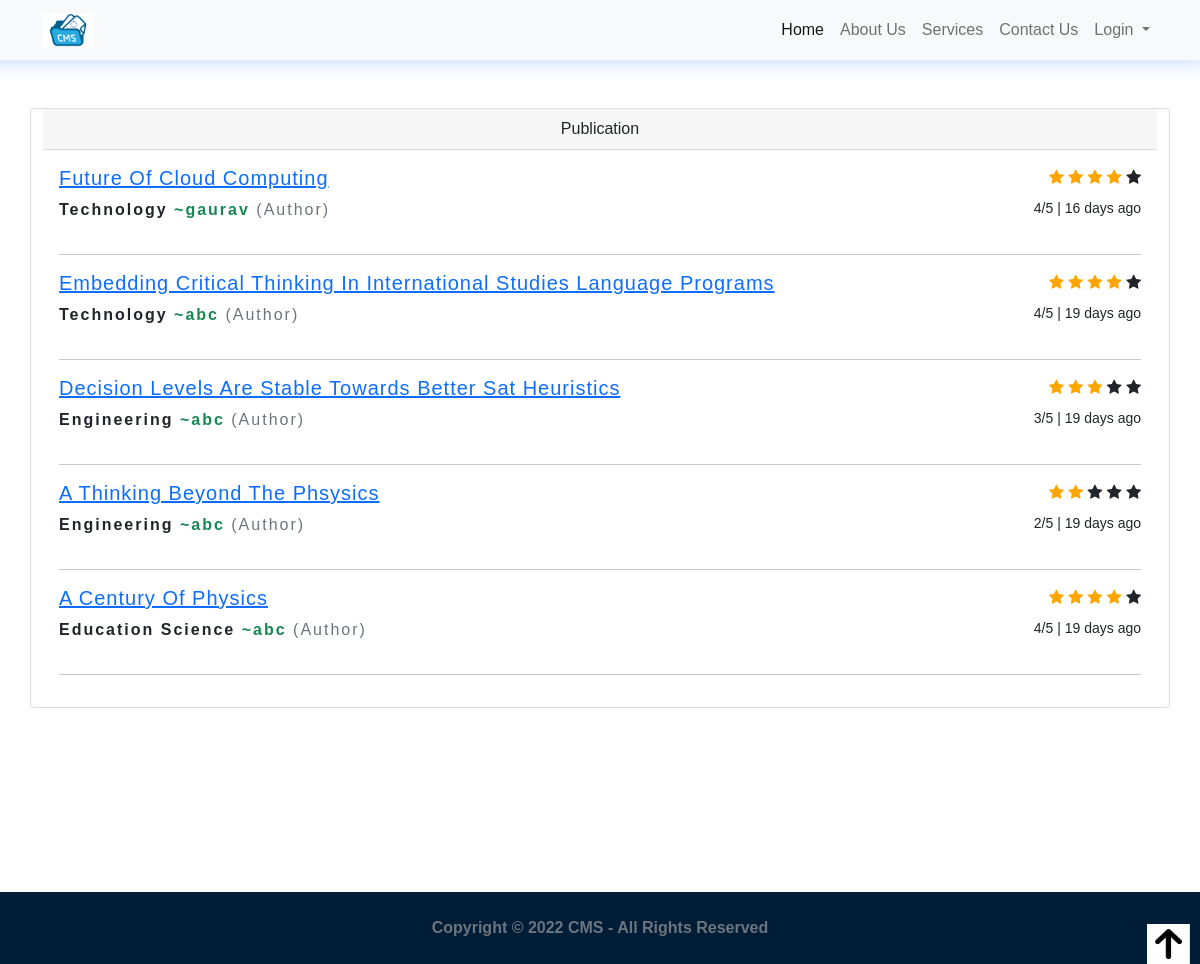
Page /view-publish/ on the earlier database version.
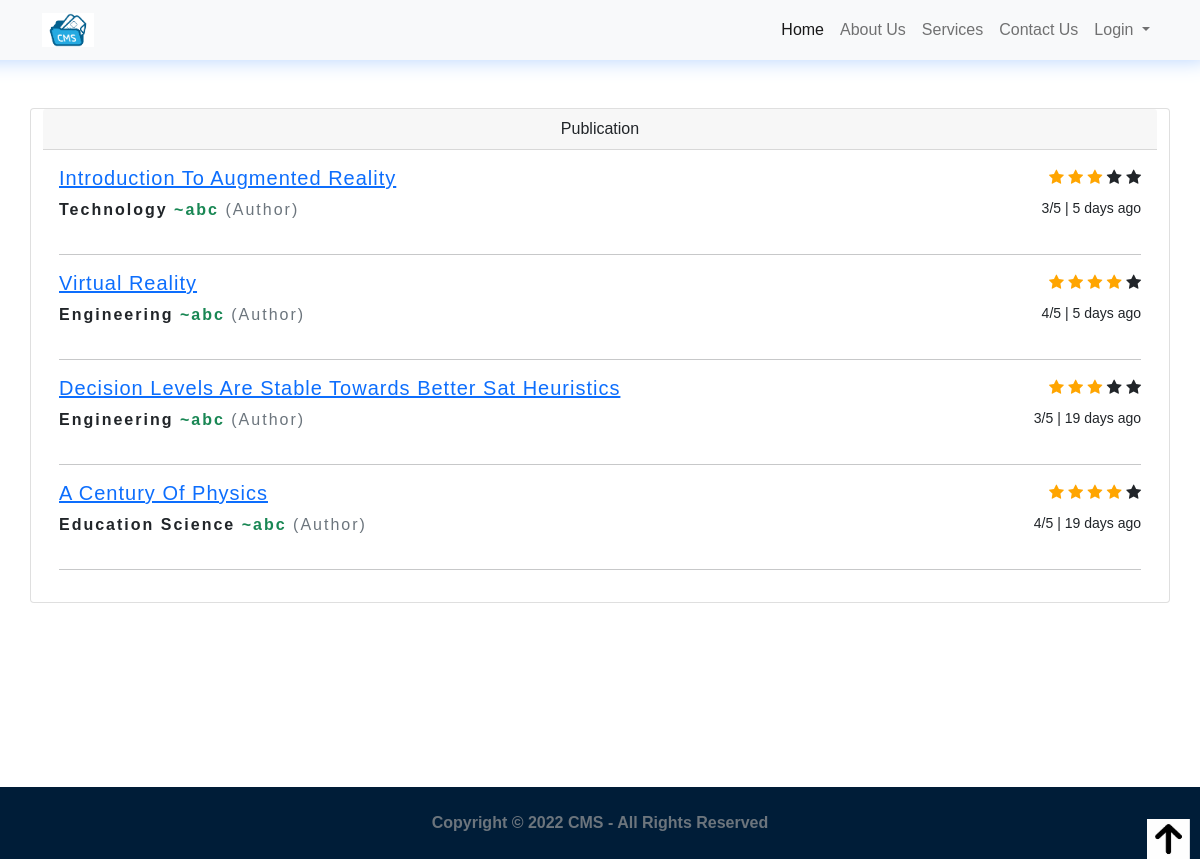
Same page on the later database version.
### core/models.py (models this page shows, shortened)
class Paper(models.Model):
	title = models.CharField(max_length=100)
	description = models.CharField(max_length=200)
	status = models.CharField(max_length=30,default='Submitted')
	file = models.FileField(upload_to='author_files/',validators=(validate_is_pdf,)) # taking files from author
	user = models.ForeignKey(User, on_delete=models.CASCADE)
	remarks = models.CharField(max_length=255,default='No-Remark')
	rating = models.IntegerField(default=0)
	created_on = models.DateTimeField(auto_now_add=True)
	review_date = models.DateTimeField(null=True)
	review_by = models.IntegerField(null=True)
	is_review_submit = models.BooleanField(default=False)
	class Meta:
		ordering = ['-created_on']

### accounts/models.py (models this page shows, shortened)
class User(AbstractUser):
    picture = models.ImageField(upload_to='profile_pictures', null=True, blank=True)
    full_name = models.CharField(max_length=100, help_text='Help people discover your account by using the name you\'re known by: either your full name, nickname, or business name.')
    email = models.EmailField(unique=True)
    bio = models.TextField(null=True, blank=True, help_text='Provide your personal information, even if the account is used for a business, a pet or something else. This won\'t be a part of your public profile.')
    mobile = models.CharField(max_length=12, null=True, blank=True,unique=True)
    address = models.CharField(max_length=100,null=True,blank=True)
    city = models.CharField(max_length=50,null=True,blank=True)
    gender = models.CharField(max_length=10, choices=GENDER_CHOICES, null=True, blank=True)
    is_private_account = models.BooleanField(default=False)
    created_on = models.DateTimeField(auto_now_add=True)
    first_name = None
    last_name = None
    username = None
    USERNAME_FIELD = 'email'
    REQUIRED_FIELDS = ['full_name']
    objects = CustomUserManager()

### core/views.py (the view)
# urls.py: path('view-publish/',Publish.as_view(),name='publish_view'),
class Publish(View):
	template_name='core/home/publish.html'
	def get(self,request):
		obj=Paper.objects.filter(status="Approved")
		if obj.exists():
			delta=[]
			for i in obj:
				delta.append((datetime.now().date()-i.review_date.date()).days)
			context={'mylist': zip(obj, delta)}
			return render(request,self.template_name,context)
		messages.error(request,"No Paper Yet !",extra_tags="error")
		return render(request,self.template_name)

### core/templates/core/home/publish.html (shortened to what this page needs)
{% extends 'core/home/base.html'%}
{% load static %}
 {% block content %}
  <div class="container my-5">
    <div class="row my-4">
      <div class="card ">
        <div class="card-header text-center">
          Publication
        </div>
        <div class="card-body">
          {% for obj,day in mylist %}
            {% if obj.rating >= 2 %}
            <div class="d-flex w-100 justify-content-between">
              <h6 class=" lead" style="letter-spacing: 1px;">
                <strong>
                  <a href="{{ obj.file.url }}">{{obj.title|title}}</a>
                 </strong>
              </h6>
              <div><span class="fa fa-star {% if obj.rating >= 1 %} checked {% endif %}"></span>
                <span class="fa fa-star {% if obj.rating >= 2 %} checked {% endif %}"></span>
                <span class="fa fa-star {% if obj.rating >= 3 %} checked {% endif %}"></span>
                <span class="fa fa-star {% if obj.rating >= 4 %} checked {% endif %}"></span>
                <span class="fa fa-star {% if obj.rating >= 5 %} checked {% endif %}"></span>
              </div>
            </div>
            <div class="d-flex w-100 justify-content-between">
              <p class="card-text" style="letter-spacing: 2px;"><span class=" fw-bold text-bold  fs-6">{{obj.description}}</span><span class="text-success fw-bold fs-7"> ~{{obj.user.full_name}}</span><span class="text-muted"> (Author)</span>
              </p>
              <small>{{obj.rating}}/5 | {{day}} days ago  </small>
            </div>
            <hr>
            {% endif %}
          {% endfor %}
        </div>
    </div>
    </div>
  </div>
  <div style="height:15vh;">
  </div>
 {% endblock%}

Differences in the rows shown:
removed Paper: title "Future Of Cloud Computing", description "Technology", user.full_name "gaurav", rating "4", day "16"
removed Paper: title "Embedding Critical Thinking In International Studies Language Programs", description "Technology", user.full_name "abc", rating "4", day "19"
removed Paper: title "A Thinking Beyond The Phsysics", description "Engineering", user.full_name "abc", rating "2", day "19"
now on this page (row edited): Paper: title "Introduction To Augmented Reality", description "Technology", user.full_name "abc", rating "3", day "5"
now on this page (row edited): Paper: title "Virtual Reality", description "Engineering", user.full_name "abc", rating "4", day "5"
